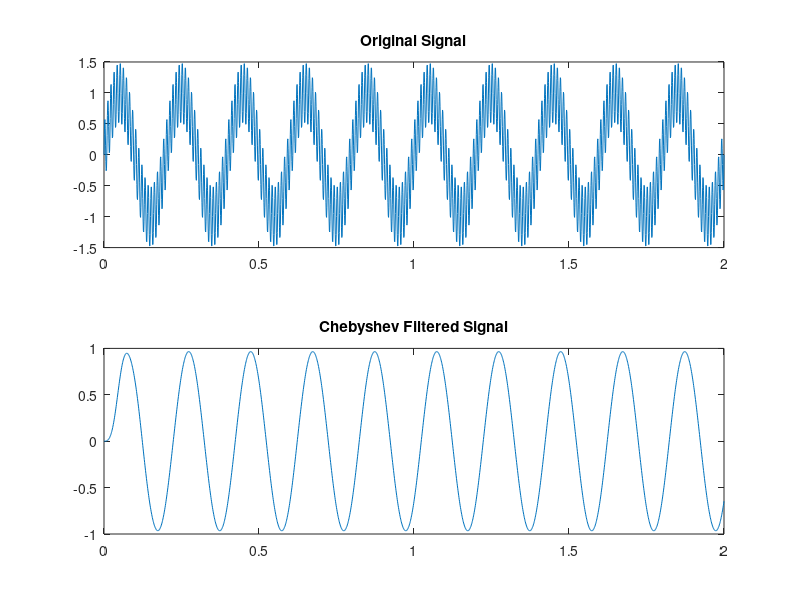

Write MATLAB code to recreate this figure.
Fs = 1000;
t = 0:1/Fs:2;
% Same signal
x = sin(2*pi*5*t) + 0.5*sin(2*pi*100*t);
% Chebyshev Type I
n = 4;
Rp = 1;         % Passband ripple (dB)
Wn = 20/(Fs/2); % Cutoff frequency
[b, a] = cheby1(n, Rp, Wn); % Chebyshev filter
% Apply filter
y = filter(b, a, x);
% Plot
figure;
subplot(2,1,1); plot(t,x); title('Original Signal');
subplot(2,1,2); plot(t,y); title('Chebyshev Filtered Signal');
